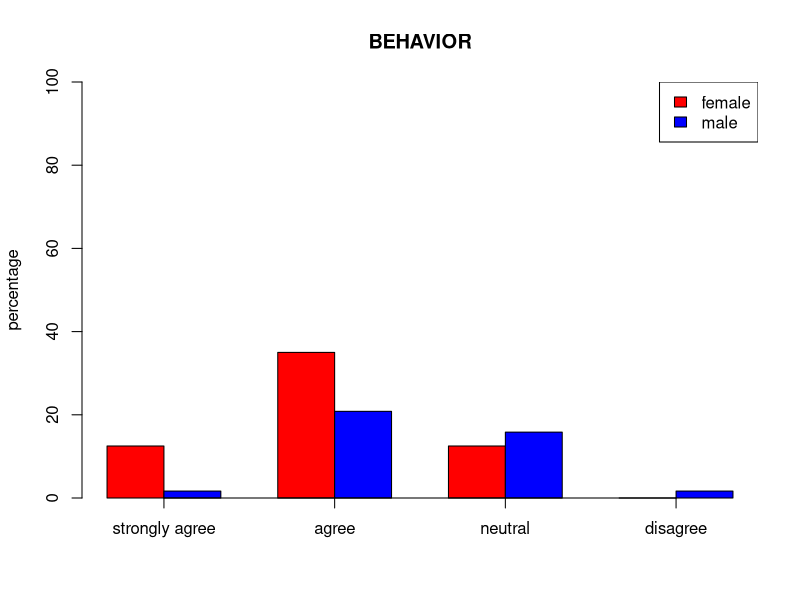
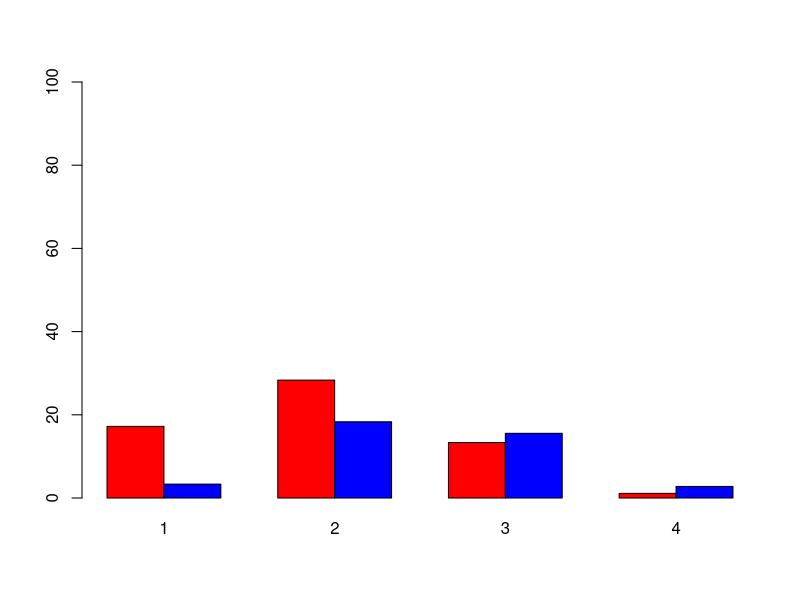
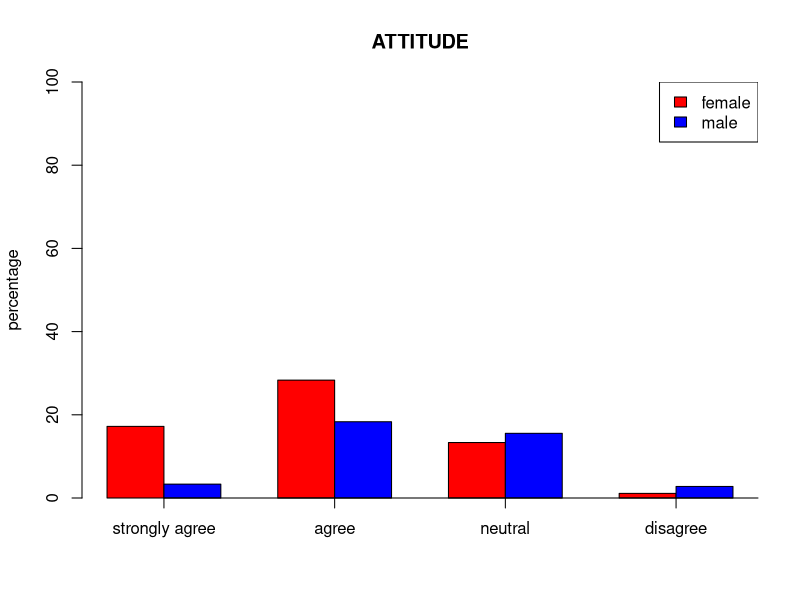
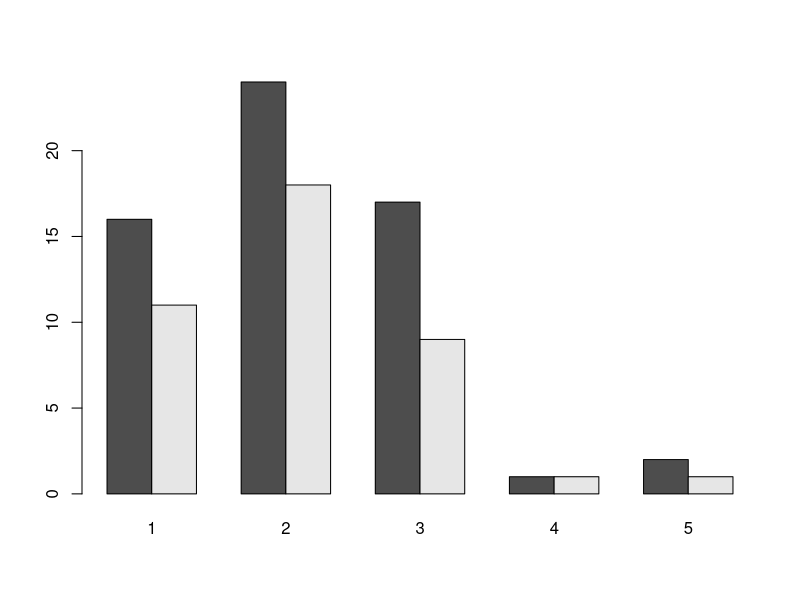
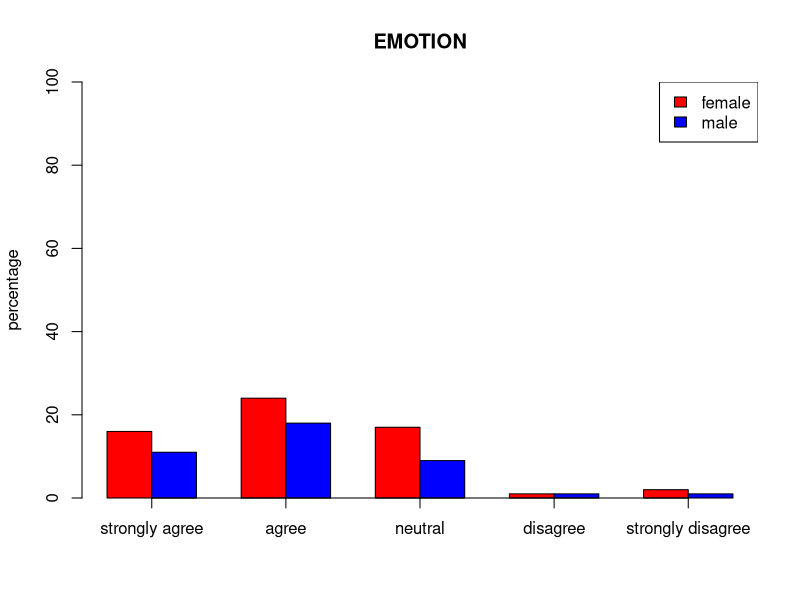

These figures' R source, in order:
setwd("C:/Users/USER/Dropbox")

#data management
dat <- read.csv("data mentah.csv")
str(dat)
summary(dat)

library(tidyr)
be <- gather(dat[,3:8])
att <- gather(dat[,9:17])
emo <- gather(dat[,18:22])

be[,1] <- as.factor(be[,1])
be[,2] <- as.factor(be[,2])

att[,1] <- as.factor(att[,1])
att[,2] <- as.factor(att[,2])

emo[,1] <- as.factor(emo[,1])
emo[,2] <- as.factor(emo[,2])

summary(be)
summary(att)
summary(emo)

addmargins(table(be$value))
addmargins(prop.table(table(be$value)))*100

addmargins(table(att$value))
addmargins(prop.table(table(att$value)))*100

addmargins(table(emo$value))
addmargins(prop.table(table(emo$value)))*100

#write.csv(be,"be.csv")
#write.csv(att,"att.csv")
#write.csv(emo,"emo.csv")

# data fix
be <- read.csv("be.csv")
str(be)
summary(be)
be$be <- ifelse(be$be=="SA",1,ifelse(be$be=="A",2,ifelse(be$be=="N",3,ifelse(be$be=="D",4,ifelse(be$be=="SD",5,6)))))
b <- prop.table(table(be$sex, be$be))*100
xs <- barplot(b,axisnames = F,
        beside=T, col=c("red","blue"), ylim=c(0,100), ylab="percentage", main="BEHAVIOR")
axis(side=1,at=c(2,5,8,11),lab=c("strongly agree","agree", "neutral","disagree"))
legend("topright", fill=c("red","blue"), legend=c("female","male"))

att <- read.csv("att.csv")
str(att)
summary(att)
att$att <- ifelse(att$att=="SA",1,ifelse(att$att=="A",2,ifelse(att$att=="N",3,ifelse(att$att=="D",4,ifelse(att$att=="SD",5,6)))))
barplot(prop.table(table(att$sex, att$att))*100,beside=T, col=c("red","blue"), ylim=c(0,100))
barplot(prop.table(table(att$sex, att$att))*100,axisnames = F,
        beside=T, col=c("red","blue"), ylim=c(0,100), ylab="percentage", main="ATTITUDE")
axis(side=1,at=c(2,5,8,11,14),lab=c("strongly agree","agree", "neutral","disagree", "strongly disagree"))
legend("topright", fill=c("red","blue"), legend=c("female","male"))

emo <- read.csv("emo.csv")
str(emo)
summary(emo)
emo$emo <- ifelse(emo$emo=="SA",1,ifelse(emo$emo=="A",2,ifelse(emo$emo=="N",3,ifelse(emo$emo=="D",4,ifelse(emo$emo=="SD",5,6)))))
barplot(table(emo$sex, emo$emo),beside=T)
barplot(prop.table(table(emo$sex, emo$emo))*100,axisnames = F,
        beside=T, col=c("red","blue"), ylim=c(0,100), ylab="percentage", main="EMOTION")
axis(side=1,at=c(2,5,8,11,14),lab=c("strongly agree","agree", "neutral","disagree", "strongly disagree"))
legend("topright", fill=c("red","blue"), legend=c("female","male"))

